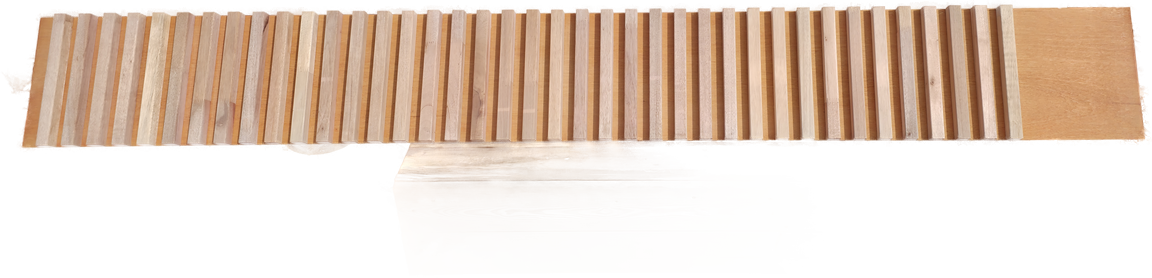
#> input picture site/img/product/sq30_h_long2.png, 1152 x 278 px, given in place of 1790414471577.jpg, which was not available
$ python process_images.py
#> lines starting #> are read from the running program, lines starting #| are printed output that depends on the picture
# -*- coding: utf-8 -*-
"""원본 사진(이미지/) → 웹용 이미지(site/img/) 변환
사용:  python tools/process_images.py resize    # 리사이즈·워터마크 제거·참조용 축소본
       python tools/process_images.py cutout    # 제품 사진 누끼(rembg) → PNG
"""
import os, sys, json
from PIL import Image, ImageOps
import numpy as np
Image.MAX_IMAGE_PIXELS = None

ROOT = os.path.dirname(os.path.dirname(os.path.abspath(__file__)))
SRC = os.path.join(ROOT, "이미지")
IMG = os.path.join(ROOT, "site", "img")
REF = os.path.join(ROOT, "tools", "ref")

def load(name):
#> called with name = '1790414471577'
    return ImageOps.exif_transpose(Image.open(os.path.join(SRC, name + ".jpg"))).convert("RGB")
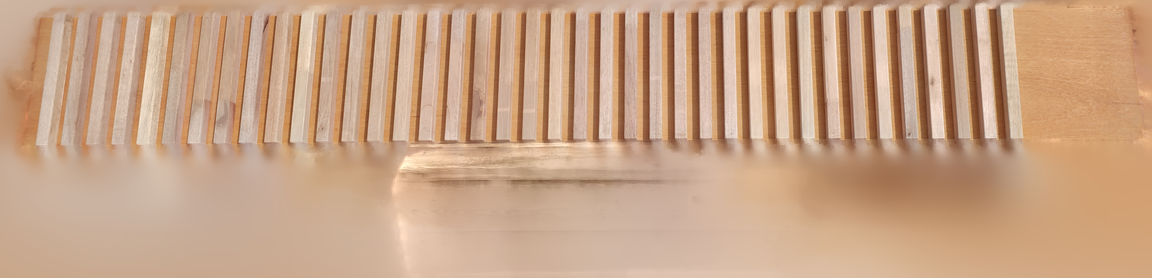
#> returned value: PIL image 1152x278 RGB; mean R, G, B 199.4, 162.5, 133.7

def save_jpg(im, path, maxside=1600, q=82):
    im = im.copy(); im.thumbnail((maxside, maxside), Image.LANCZOS)
    os.makedirs(os.path.dirname(path), exist_ok=True)
    im.save(path, "JPEG", quality=q, optimize=True, progressive=True)
    return im.size

# ---- 분류 ----
SITE_PHOTOS = ["1790414471577", "1790414471619", "1790414471689", "1790414513484",
               "1790414513590", "1790414513662", "1790414513743", "1790414513812"]
# 누끼 대상: (파일, 출력이름, 설명)
CUTOUT = [
    ("20260926_133742", "slim_v_natural",   "슬림형 세로 패널 (무도장)"),
    ("20260926_133900", "slim_v_natural2",  "슬림형 세로 패널 (무도장) 2"),
    ("20260926_134423", "slim_v_oil",       "슬림형 세로 패널 (오일 도장)"),
    ("20260926_134428", "slim_v_oil2",      "슬림형 세로 패널 (오일 도장) 2"),
    ("20260926_140456", "wide_board",       "와이드 평살 보드"),
    ("20260926_140519", "wide_board2",      "와이드 평살 보드 2"),
    ("20260926_140534", "wide_v_long",      "와이드 평살 세로 롱 패널"),
    ("20260926_143419", "sq30_v_long",      "30각 세로 롱 패널 (무도장)"),
    ("20260926_143554", "sq30_h_long",      "30각 가로 롱 패널 (무도장)"),
    ("20260926_143618", "sq30_h_long2",     "30각 가로 롱 패널 (무도장) 2"),
    ("20260926_145327", "sq30_v_stain",     "30각 세로 롱 패널 (스테인)"),
    ("20260926_145411", "sq30_h_stain",     "30각 가로 롱 패널 (스테인)"),
    ("20260926_145547", "sq30_h_stain2",    "30각 가로 롱 패널 (스테인) 2"),
]
DETAIL = {  # 클로즈업·질감·상세 (crop 없이 리사이즈)
    "20260926_133829": "slim_tex1", "20260926_133837": "slim_tex2", "20260926_134438": "slim_oil_tex1",
    "20260926_134446": "slim_oil_tex2", "20260926_140619": "wide_tex1", "20260926_140628": "wide_tex2",
    "20260926_140659": "wide_section", "20260926_143433": "sq30_side1", "20260926_143454": "sq30_side2",
    "20260926_143500": "sq30_side3", "20260926_143508": "sq30_top", "20260926_145337": "sq30_stain_side1",
    "20260926_145345": "sq30_stain_side2", "20260926_145439": "sq30_stain_tex1", "20260926_145445": "sq30_stain_tex2",
    "20260926_145524": "sq30_stain_side3", "20260926_145537": "sq30_stain_side4", "20260926_145558": "sq30_stain_tex3",
    "20260926_145611": "sq30_stain_tex4", "20260926_145729": "factory_stack1", "20260926_145735": "factory_stack2",
    "20260926_145739": "factory_stack3", "20260926_145752": "factory_angle1", "20260926_145801": "factory_angle2",
    "20260926_145806": "factory_angle3", "20260926_145812": "factory_dark1", "20260926_145822": "factory_edge",
    "20260926_145843": "factory_wide1", "20260926_145846": "factory_wide2",
    "20260926_151640": "corner_finish1", "20260926_151644": "corner_finish2", "20260926_151650": "corner_finish3",
    "20260926_151657": "corner_finish4", "20260926_154542": "corner_joint1", "20260926_154552": "corner_joint2",
    "20260926_154555": "corner_joint3", "20260926_154558": "corner_joint4", "20260926_154601": "corner_joint5",
    "20260926_154605": "corner_joint6",
}

def remove_watermark(im):
    """좌하단 'Galaxy S23+' 워터마크 영역 인페인팅"""
    import cv2
    a = cv2.cvtColor(np.array(im), cv2.COLOR_RGB2BGR)
    h, w = a.shape[:2]
#> h = 278; w = 1152
    mask = np.zeros((h, w), np.uint8)
    mask[int(h*0.905):int(h*0.965), int(w*0.03):int(w*0.26)] = 255
    out = cv2.inpaint(a, mask, 9, cv2.INPAINT_TELEA)
    return Image.fromarray(cv2.cvtColor(out, cv2.COLOR_BGR2RGB))

def do_resize():
    meta = {"site": [], "detail": {}, "cutout": []}
    for i, n in enumerate(SITE_PHOTOS):
        im = load(n); im.thumbnail((2000, 2000), Image.LANCZOS)
        im = remove_watermark(im)
        p = os.path.join(IMG, "site", f"site{i+1:02d}.jpg")
        print("site", n, save_jpg(im, p))
#| site 1790414471577 (1152, 278)
        meta["site"].append(f"site{i+1:02d}.jpg")
#> pass 2 of the loop in do_resize, `for i, n in enumerate(SITE_PHOTOS):`:
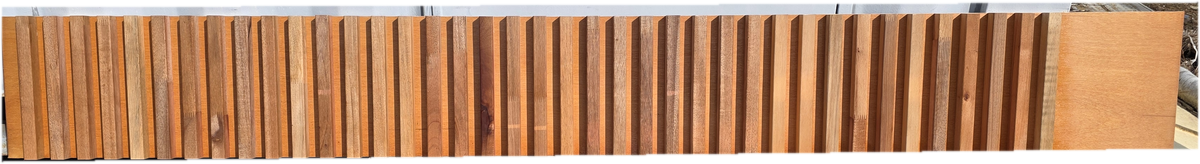
#> input picture site/img/product/sq30_h_stain.png, 1200 x 164 px, given in place of 1790414471619.jpg, which was not available
#> in load (call 2), `return ImageOps.exif_transpose(Image.open(os.path.join(SRC, name + ".j..`:
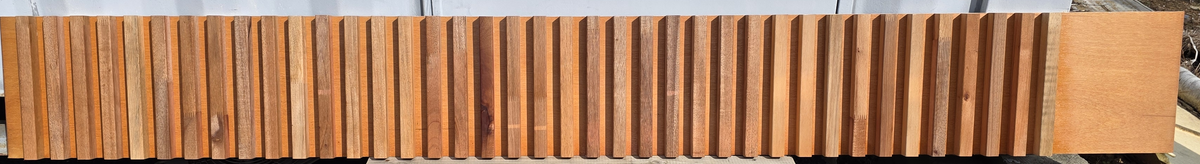
#> returned value: PIL image 1200x164 RGB; mean R, G, B 176, 127.5, 93.1
#> a: shape (164, 1200, 3)
#> out: shape (164, 1200, 3)
#| site 1790414471619 (1200, 164)
    for n, out in DETAIL.items():
        im = load(n)
        p = os.path.join(IMG, "detail", out + ".jpg")
        print("detail", n, save_jpg(im, p, 1600))
        meta["detail"][out] = n
    # 제미나이 참조용 축소본 (누끼 전 원본)
    os.makedirs(REF, exist_ok=True)
    for n, out, _ in CUTOUT + [("20260926_143500", "sq30_side3", ""), ("20260926_145729", "factory_stack1", ""), ("20260926_154552", "corner_joint2", ""), ("20260926_140659", "wide_section", "")]:
        save_jpg(load(n), os.path.join(REF, out + ".jpg"), 1024, 85)
    json.dump(meta, open(os.path.join(IMG, "meta.json"), "w", encoding="utf-8"), ensure_ascii=False, indent=1)

def do_cutout():
    from rembg import remove, new_session
    sess = new_session("isnet-general-use")
    for n, out, desc in CUTOUT:
        p = os.path.join(IMG, "product", out + ".png")
        if os.path.exists(p): print("skip", out); continue
        im = load(n); im.thumbnail((1400, 1400), Image.LANCZOS)
        cut = remove(im, session=sess, alpha_matting=True, alpha_matting_foreground_threshold=240,
                     alpha_matting_background_threshold=10, alpha_matting_erode_size=10)
        # 투명 여백 잘라내기
        bbox = cut.getbbox()
        if bbox: cut = cut.crop(bbox)
        cut.save(p, "PNG", optimize=True)
        print("cutout", out, cut.size, desc)

if __name__ == "__main__":
    mode = sys.argv[1] if len(sys.argv) > 1 else "resize"
#> (the run stopped early here; a loop or call above may not have finished)
